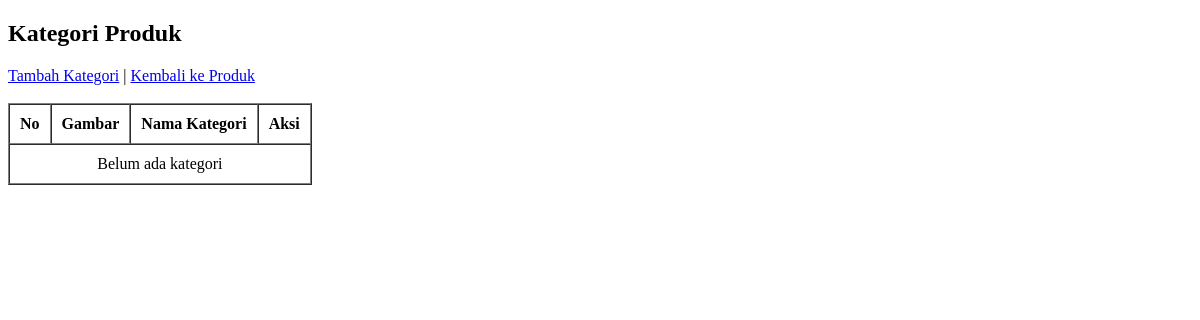
Before: /kategori/index.php with the older database file.
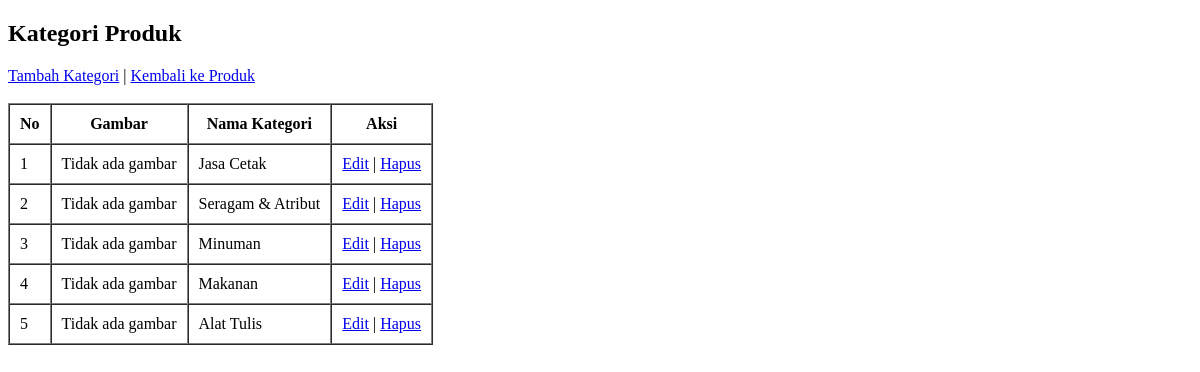
After: the same page with the newer database file.
### tables this page shows
CREATE TABLE IF NOT EXISTS kategori (
    id INT AUTO_INCREMENT PRIMARY KEY,
    nama_kategori VARCHAR(50) NOT NULL UNIQUE,
    gambar VARCHAR(100) DEFAULT NULL
);

### kategori/index.php (the view, shortened to what this page needs)
<?php
include "../koneksi.php";
$result = mysqli_query($koneksi, "SELECT * FROM kategori ORDER BY id DESC");
?>
<!DOCTYPE html>
<html lang="id">
<head>
</head>
<body>
    <h2>Kategori Produk</h2>
    <a href="tambah.php">Tambah Kategori</a> |
    <a href="../index.php">Kembali ke Produk</a>
    <br><br>
    <table border="1" cellpadding="10" cellspacing="0">
        <tr>
            <th>No</th>
            <th>Gambar</th>
            <th>Nama Kategori</th>
            <th>Aksi</th>
        </tr>
        <?php
        $no = 1;
        if (mysqli_num_rows($result) > 0) {
            while ($data = mysqli_fetch_assoc($result)) { ?>
                <tr>
                    <td><?php echo $no++; ?></td>
                    <td>
                        <?php if ($data['gambar']) { ?>
                            <img src="../uploads/kategori/<?php echo htmlspecialchars($data['gambar']); ?>" width="70" alt="Gambar kategori">
                        <?php } else { ?>
                            Tidak ada gambar
                        <?php } ?>
                    </td>
                    <td><?php echo htmlspecialchars($data['nama_kategori']); ?></td>
                    <td>
                        <a href="edit.php?id=<?php echo $data['id']; ?>">Edit</a> |
                        <a href="hapus.php?id=<?php echo $data['id']; ?>" onclick="return confirm('Apakah Anda yakin ingin menghapus kategori ini?')">Hapus</a>
                    </td>
                </tr>
            <?php }
        } else { ?>
            <tr>
                <td colspan="4" align="center">Belum ada kategori</td>
            </tr>
        <?php } ?>
    </table>
</body>
</html>

Changed rows visible on the page:
added kategori: shows "Tidak ada gambar", nama_kategori "Jasa Cetak"
added kategori: shows "Tidak ada gambar", nama_kategori "Seragam & Atribut"
added kategori: shows "Tidak ada gambar", nama_kategori "Minuman"
added kategori: shows "Tidak ada gambar", nama_kategori "Makanan"
added kategori: shows "Tidak ada gambar", nama_kategori "Alat Tulis"
Other visible differences:
text no longer shown: "Belum ada kategori"
